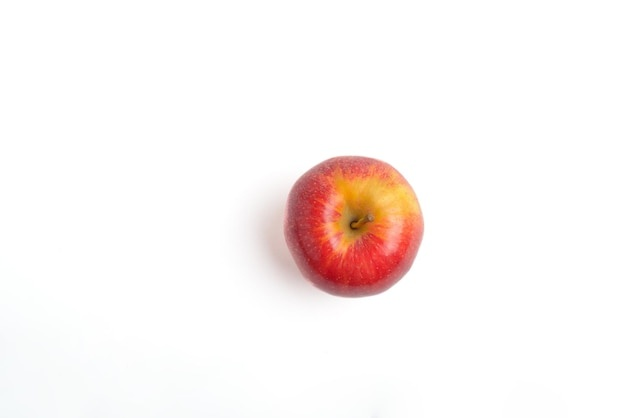
#> input picture data/fruit_images/apple/0e2334feef43.jpg, 626 x 418 px; its folder holds only this picture in this run
$ python k_nearest_neighbors.py
#> lines starting #> are read from the running program, lines starting #| are printed output that depends on the picture
### data/preprocess.py
#we shall get preprocessed data from fruit_images folder and return X and y arrays


import numpy as np
import os
from PIL import Image


def load_data(path,image_size=(64,64)):
#> called with path = 'data/fruit_images', image_size = (64, 64)
    fruit_folders = ['apple', 'banana', 'orange', 'cucumber', 'carrot']
    X = []
    y = []
    label_map = {fruit: idx for idx, fruit in enumerate(fruit_folders)}

    # Valid image file extensions
    valid_extensions = {'.jpg', '.jpeg', '.png', '.bmp', '.gif', '.tiff', '.tif'}

    # Files to skip (system files)
    skip_files = {'.DS_Store', 'Thumbs.db'}

    for fruit in fruit_folders:
        folder_path = os.path.join(path, fruit)
        if not os.path.exists(folder_path):
            continue
        for img_name in os.listdir(folder_path):
            # Skip hidden/system files
            if img_name.startswith('.') or img_name in skip_files:
                continue

            # Check if file has valid image extension
            _, ext = os.path.splitext(img_name.lower())
            if ext not in valid_extensions:
                continue

            img_path = os.path.join(folder_path, img_name)
            try:
                img = Image.open(img_path).convert('RGB')
#> img is the input picture: PIL image 626x418 RGB; mean R, G, B 251.5, 245.1, 243.3
                img = img.resize(image_size)
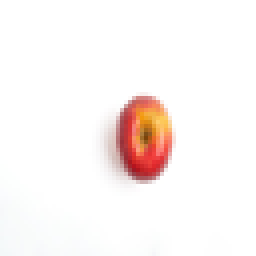
#> img: PIL image 64x64 RGB (shown 4 times larger); mean R, G, B 251.5, 245.1, 243.3
                img_array = np.array(img).flatten() / 255.0  # Normalize pixel values
#> img_array = 12288 values, max 1 at index 0, min 0.0392 at index 6638, mean 0.967
                X.append(img_array)
                y.append(label_map[fruit])
            except Exception as e:
                print(f"Error loading image {img_path}: {e}")
#> pass 2 of the loop in load_data, `for fruit in fruit_folders:`:
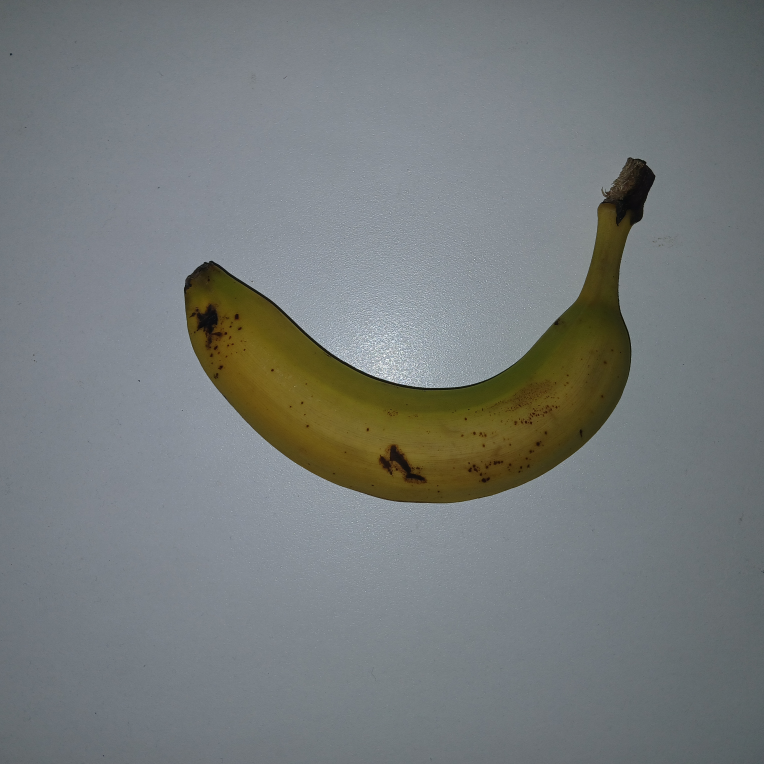
#> input picture data/fruit_images/banana/20251128_154847.jpg, 3056 x 3056 px (shown at 1/4 size)
#> in load_data, img is the input picture: PIL image 3056x3056 RGB; mean R, G, B 117.8, 122.5, 122.5
#> in load_data, `img = img.resize(image_size)`:
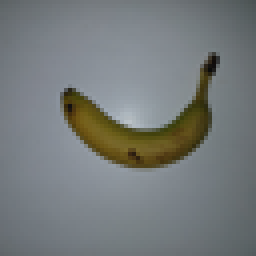
#> img: PIL image 64x64 RGB (shown 4 times larger); mean R, G, B 117.8, 122.5, 122.5
#> img_array = 12288 values, max 0.78 at index 5858, min 0.0314 at index 4658, mean 0.474

    X = np.array(X)
    y = np.array(y)
    return X, y

### classifiers_pca/k_nearest_neighbors.py
import warnings
warnings.filterwarnings('ignore', category=UserWarning)

try:
    from data.preprocess import load_data
except ImportError:
    import os
    import sys

    project_root = os.path.abspath(os.path.join(os.path.dirname(__file__), ".."))
    if project_root not in sys.path:
        sys.path.insert(0, project_root)
    from data.preprocess import load_data


import numpy as np
from sklearn.metrics import accuracy_score
from sklearn.neighbors import KNeighborsClassifier


def main():
    # get data (X,y)
    import os

    project_root = os.path.abspath(os.path.join(os.path.dirname(__file__), ".."))
    data_path = os.path.join(project_root, "data", "fruit_images")
    X, y = load_data(data_path, image_size=(64, 64))

    # split data into train and test sets
    from sklearn.model_selection import train_test_split

    X_train, X_test, y_train, y_test = train_test_split(
        X, y, test_size=0.2, random_state=42
    )

    #use a pipeline to standardize the data then apply logistic regression
    from sklearn.pipeline import Pipeline
    from sklearn.preprocessing import StandardScaler
    from sklearn.model_selection import StratifiedKFold
    pipeline = Pipeline(
        [
            ("scaler", StandardScaler()),
            ("knn", KNeighborsClassifier()),
        ]
    )

    parameters={
        'knn__n_neighbors': range(1, 31),
        'knn__weights': ['uniform', 'distance'],
        'knn__metric': ['euclidean', 'manhattan'] #try different distance metrics
    }

    cv=StratifiedKFold(n_splits=5, shuffle=True, random_state=42)

    from skopt import BayesSearchCV
    from skopt.space import Integer, Categorical

    param_grid = {
        'knn__n_neighbors': Integer(1, 30),
        'knn__weights': Categorical(['uniform', 'distance']),
        'knn__metric': Categorical(['euclidean', 'manhattan'])
    }

    clf = BayesSearchCV(pipeline, param_grid, cv=cv, n_jobs=-1, scoring='accuracy', n_iter=50, random_state=42)
    clf.fit(X_train, y_train)

    #see results

    print(f"\nBest parameters found: {clf.best_params_}")
    y_pred = clf.predict(X_test)
    accuracy = accuracy_score(y_test, y_pred)
    print(f"Test set accuracy: {accuracy * 100:.2f}%")


    #get training time using best estimator
    import time
    start_time = time.time()
    best_model = clf.best_estimator_
    best_model.fit(X_train, y_train)
    end_time = time.time()
    training_time = end_time - start_time
    print(f"Training time for best model: {training_time:.2f} seconds")


    #inspect results of all models
    results = clf.cv_results_
    results_sorted = sorted(
    zip(results["mean_test_score"], results["params"]),
    key=lambda x: x[0],
    reverse=True
)
    print("\nTop 10 model results (sorted by accuracy):")
    for idx, (mean_score, params) in enumerate(results_sorted[:10], 1):
        print(f"{idx:2d}. Accuracy: {mean_score:.4f} | k={params['knn__n_neighbors']}, weights={params['knn__weights']}, metric={params['knn__metric']}")

    #save results to a csv file
    import pandas as pd
    results_df = pd.DataFrame(results)
    results_dir = os.path.join(project_root, "results")
    os.makedirs(results_dir, exist_ok=True)
    results_df.to_csv(os.path.join(results_dir, "k_nearest_neighbors_results.csv"), index=False)


if __name__ == "__main__":
    main()
#> (the call stopped at in main, `param_grid = { 'knn__n_neighbors': Integer(1, 30), 'knn__weights': Cat..`: skopt is not available in this run)
